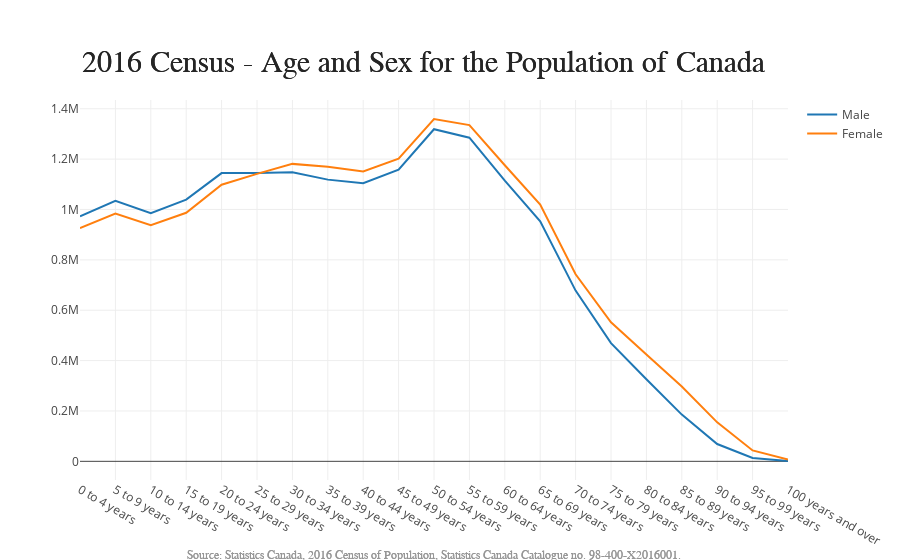

Here is the notebook cell this chart was saved with:
### Code cell
fig = go.Figure(data=traces, layout=layout)
py.iplot(fig, filename='Census2016_Age_Sex_Canada')

### Figure 1 — Plotly figure (JSON) as saved in the notebook; plotly's stock layout.template omitted (floating-point values rounded to 4 significant figures)
{"data": [{"connectgaps": true, "mode": "lines", "name": "Male", "type": "scatter", "x": ["0 to 4 years", "5 to 9 years", "10 to 14 years", "15 to 19 years", "20 to 24 years", "25 to 29 years", "30 to 34 years", "35 to 39 years", "40 to 44 years", "45 to 49 years", "50 to 54 years", "55 to 59 years", "60 to 64 years", "65 to 69 years", "70 to 74 years", "75 to 79 years", "80 to 84 years", "85 to 89 years", "90 to 94 years", "95 to 99 years", "100 years and over"], "y": [973035, 1034690, 985200, 1039215, 1144495, 1144475, 1148290, 1118635, 1104445, 1157755, 1318755, 1285190, 1114880, 953070, 677970, 469550, 325765, 185535, 68675, 13245, 1340]}, {"connectgaps": true, "mode": "lines", "name": "Female", "type": "scatter", "x": ["0 to 4 years", "5 to 9 years", "10 to 14 years", "15 to 19 years", "20 to 24 years", "25 to 29 years", "30 to 34 years", "35 to 39 years", "40 to 44 years", "45 to 49 years", "50 to 54 years", "55 to 59 years", "60 to 64 years", "65 to 69 years", "70 to 74 years", "75 to 79 years", "80 to 84 years", "85 to 89 years", "90 to 94 years", "95 to 99 years", "100 years and over"], "y": [925760, 983440, 937445, 986940, 1098200, 1141515, 1181105, 1169730, 1150695, 1202205, 1359320, 1335055, 1175630, 1019405, 742900, 552300, 423885, 296990, 154830, 43280, 6890]}], "layout": {"annotations": [{"font": {"color": "rgb(37,37,37)", "family": "Arial", "size": 30}, "showarrow": false, "text": "2016 Census - Age and Sex for the Population of Canada", "x": 0, "xanchor": "left", "xref": "paper", "y": 1.05, "yanchor": "bottom", "yref": "paper"}, {"font": {"color": "rgb(150,150,150)", "family": "Arial", "size": 12}, "showarrow": false, "text": "Source: Statistics Canada, 2016 Census of Population, Statistics Canada Catalogue no. 98-400-X2016001.", "x": 0.5, "xanchor": "center", "xref": "paper", "y": -0.175, "yanchor": "top", "yref": "paper"}, {"font": {"color": "rgb(37,37,37)", "family": "Arial", "size": 30}, "showarrow": false, "text": "2016 Census - Age and Sex for the Population of Canada", "x": 0, "xanchor": "left", "xref": "paper", "y": 1.05, "yanchor": "bottom", "yref": "paper"}, {"font": {"color": "rgb(150,150,150)", "family": "Arial", "size": 12}, "showarrow": false, "text": "Source: Statistics Canada, 2016 Census of Population, Statistics Canada Catalogue no. 98-400-X2016001.", "x": 0.5, "xanchor": "center", "xref": "paper", "y": -0.175, "yanchor": "top", "yref": "paper"}]}}
